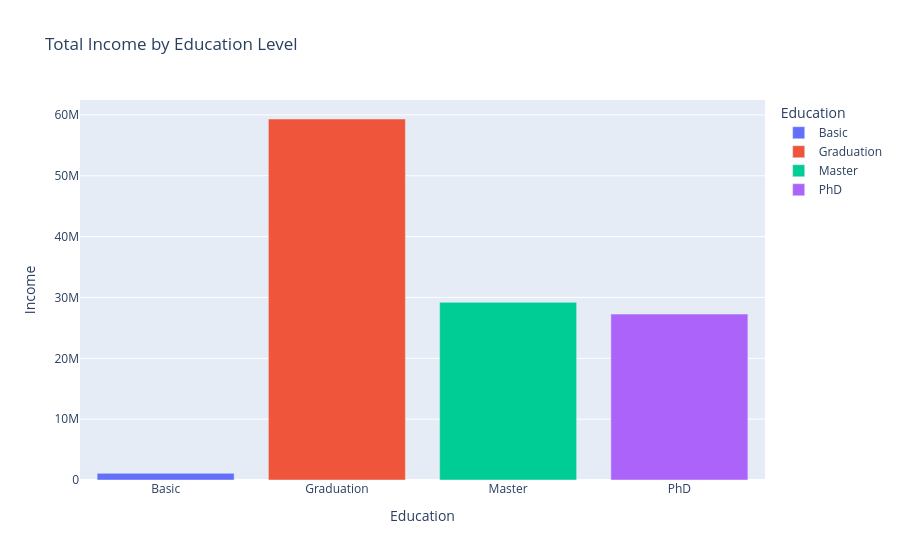

The cell this chart's notebook holds for it:
### Code cell
income_on_education = df.groupby('Education')['Income'].sum().reset_index()

fig = px.bar(income_on_education,
             x='Education',
             y='Income',
             color = 'Education',
                title='Total Income by Education Level')
fig.show()

### Figure 1 — Plotly figure (JSON) as saved in the notebook; plotly's stock layout.template omitted (floating-point values rounded to 4 significant figures)
{"data": [{"hovertemplate": "Education=%{x}<br>Income=%{y}<extra></extra>", "legendgroup": "Basic", "marker": {"color": "#636efa", "pattern": {"shape": ""}}, "name": "Basic", "orientation": "v", "showlegend": true, "textposition": "auto", "type": "bar", "x": ["Basic"], "xaxis": "x", "y": [1097000.0], "yaxis": "y"}, {"hovertemplate": "Education=%{x}<br>Income=%{y}<extra></extra>", "legendgroup": "Graduation", "marker": {"color": "#EF553B", "pattern": {"shape": ""}}, "name": "Graduation", "orientation": "v", "showlegend": true, "textposition": "auto", "type": "bar", "x": ["Graduation"], "xaxis": "x", "y": [59330000.0], "yaxis": "y"}, {"hovertemplate": "Education=%{x}<br>Income=%{y}<extra></extra>", "legendgroup": "Master", "marker": {"color": "#00cc96", "pattern": {"shape": ""}}, "name": "Master", "orientation": "v", "showlegend": true, "textposition": "auto", "type": "bar", "x": ["Master"], "xaxis": "x", "y": [29190000.0], "yaxis": "y"}, {"hovertemplate": "Education=%{x}<br>Income=%{y}<extra></extra>", "legendgroup": "PhD", "marker": {"color": "#ab63fa", "pattern": {"shape": ""}}, "name": "PhD", "orientation": "v", "showlegend": true, "textposition": "auto", "type": "bar", "x": ["PhD"], "xaxis": "x", "y": [27270000.0], "yaxis": "y"}], "layout": {"barmode": "relative", "legend": {"title": {"text": "Education"}, "tracegroupgap": 0}, "title": {"text": "Total Income by Education Level"}, "xaxis": {"anchor": "y", "categoryarray": ["Basic", "Graduation", "Master", "PhD"], "categoryorder": "array", "domain": [0, 1], "title": {"text": "Education"}}, "yaxis": {"anchor": "x", "domain": [0, 1], "title": {"text": "Income"}}}}
